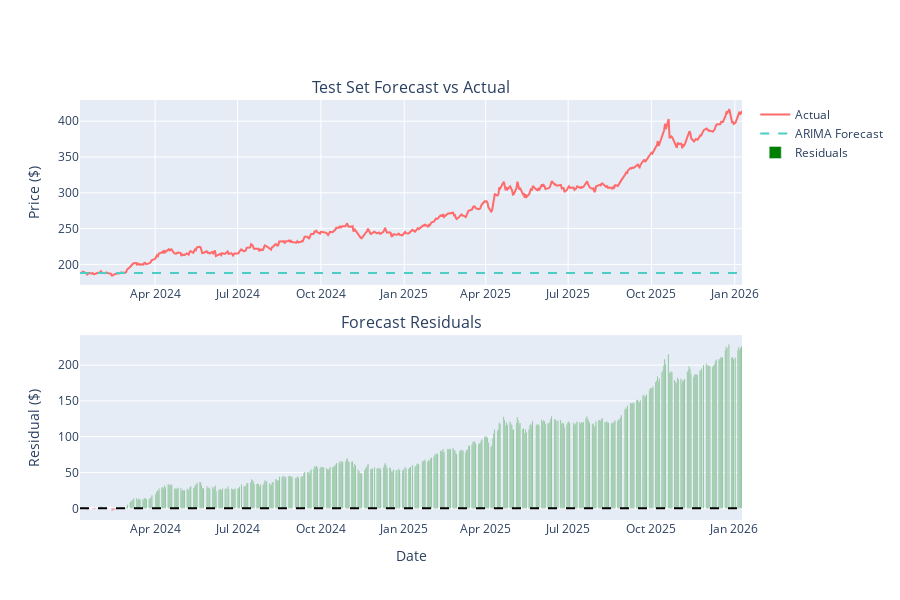

Write notebook code for a chart like this one.
### Code cell
# Residuals on test set
fig = sp.make_subplots(
    rows=2, cols=1,
    subplot_titles=('Test Set Forecast vs Actual', 'Forecast Residuals'),
    vertical_spacing=0.12
)

# Actual vs Forecast
fig.add_trace(
    go.Scatter(x=test_data['Date'], y=test_data['Price'], name='Actual',
              mode='lines', line=dict(color='#FF6B6B', width=2)),
    row=1, col=1
)
fig.add_trace(
    go.Scatter(x=test_data['Date'], y=forecast_mean, name='ARIMA Forecast',
              mode='lines', line=dict(color='#4ECDC4', width=2, dash='dash')),
    row=1, col=1
)

# Residuals
fig.add_trace(
    go.Bar(x=test_data['Date'], y=residuals_out, name='Residuals',
          marker=dict(color=['red' if x < 0 else 'green' for x in residuals_out])),
    row=2, col=1
)
fig.add_hline(y=0, line_dash="dash", line_color="black", row=2, col=1)

fig.update_yaxes(title_text="Price ($)", row=1, col=1)
fig.update_yaxes(title_text="Residual ($)", row=2, col=1)
fig.update_xaxes(title_text="Date", row=2, col=1)
fig.update_layout(height=600, showlegend=True)
fig.show()

# Summary statistics
print(f"\nForecast Error Analysis:")
print(f"  Errors range: ${residuals_out.min():.2f} to ${residuals_out.max():.2f}")
print(f"  Mean Error: ${residuals_out.mean():.2f}")
print(f"  Median Error: ${np.median(residuals_out):.2f}")
print(f"  % Underforecasts: {(residuals_out > 0).sum() / len(residuals_out) * 100:.1f}%")
print(f"  % Overforecasts: {(residuals_out < 0).sum() / len(residuals_out) * 100:.1f}%")

### Figure 1 — Plotly figure (JSON) as saved in the notebook; plotly's stock layout.template omitted (floating-point values rounded to 4 significant figures; data arrays with more than 128 entries replaced by an {"elided": "..."} marker saying what was removed)
{"data": [{"line": {"color": "#FF6B6B", "width": 2}, "mode": "lines", "name": "Actual", "type": "scatter", "x": {"elided": "503 str values"}, "xaxis": "x", "y": {"elided": "503 float values"}, "yaxis": "y"}, {"line": {"color": "#4ECDC4", "dash": "dash", "width": 2}, "mode": "lines", "name": "ARIMA Forecast", "type": "scatter", "x": {"elided": "503 str values"}, "xaxis": "x", "y": {"elided": "503 float values"}, "yaxis": "y"}, {"marker": {"color": {"elided": "503 str values"}}, "name": "Residuals", "type": "bar", "x": {"elided": "503 str values"}, "xaxis": "x2", "y": {"elided": "503 float values"}, "yaxis": "y2"}], "layout": {"annotations": [{"font": {"size": 16}, "showarrow": false, "text": "Test Set Forecast vs Actual", "x": 0.5, "xanchor": "center", "xref": "paper", "y": 1, "yanchor": "bottom", "yref": "paper"}, {"font": {"size": 16}, "showarrow": false, "text": "Forecast Residuals", "x": 0.5, "xanchor": "center", "xref": "paper", "y": 0.44, "yanchor": "bottom", "yref": "paper"}], "height": 600, "shapes": [{"line": {"color": "black", "dash": "dash"}, "type": "line", "x0": 0, "x1": 1, "xref": "x2 domain", "y0": 0, "y1": 0, "yref": "y2"}], "showlegend": true, "xaxis": {"anchor": "y", "domain": [0, 1]}, "xaxis2": {"anchor": "y2", "domain": [0, 1], "title": {"text": "Date"}}, "yaxis": {"anchor": "x", "domain": [0.56, 1], "title": {"text": "Price ($)"}}, "yaxis2": {"anchor": "x2", "domain": [0, 0.44], "title": {"text": "Residual ($)"}}}}
